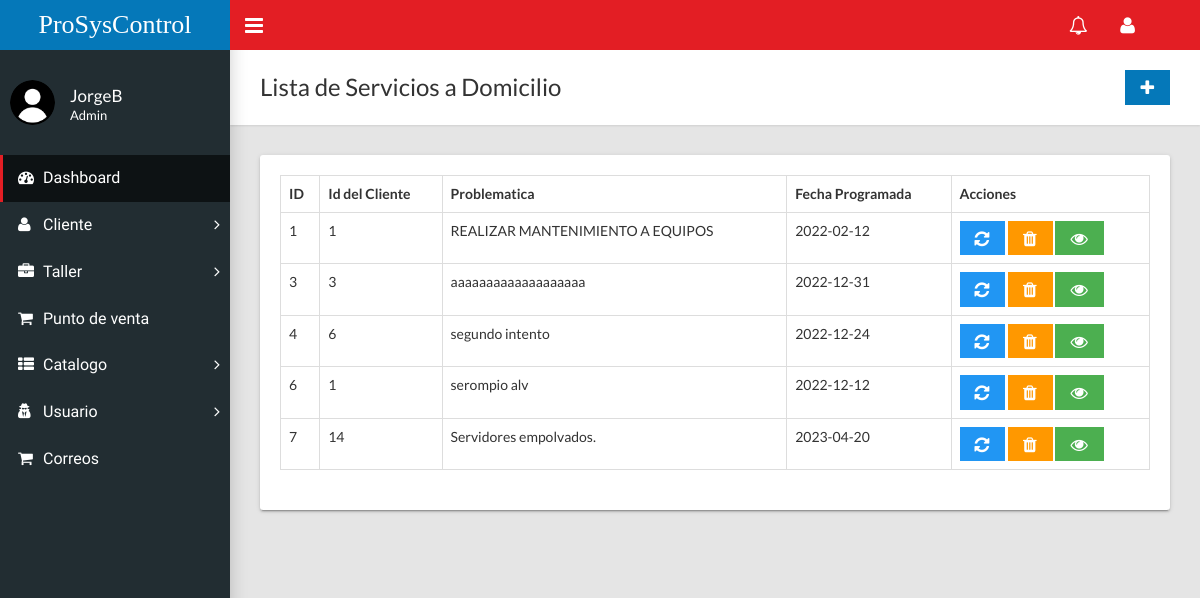
The app's page /home.php?c=domicilio (signed in), older data.
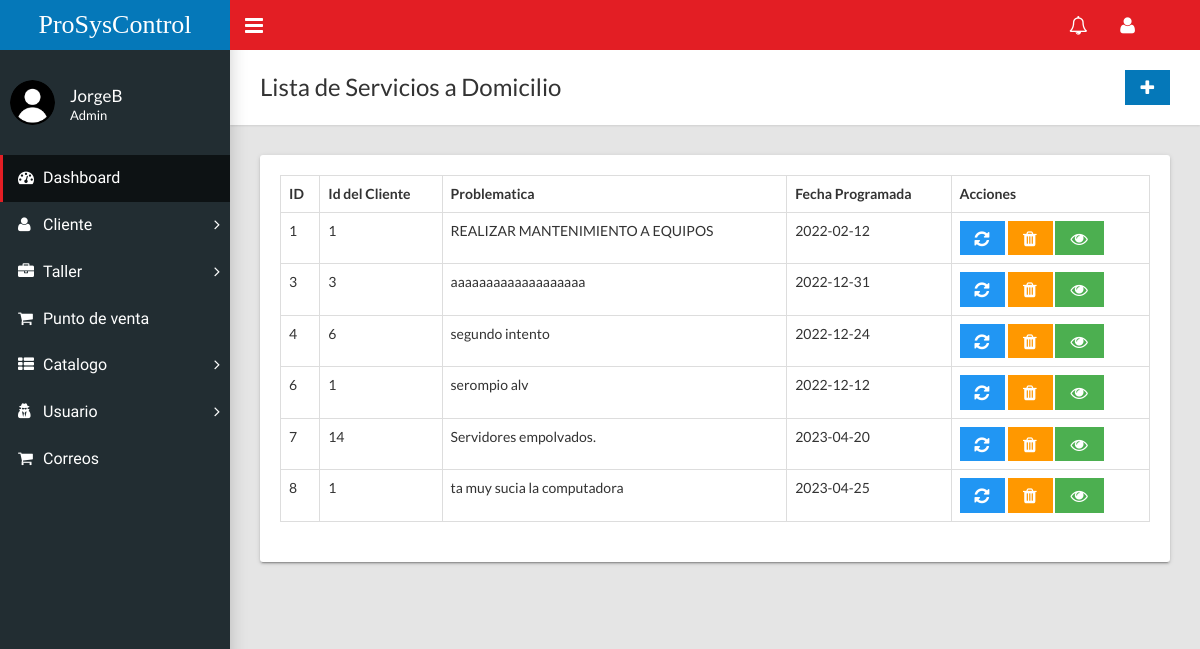
The same page, newer data.
### tables this page shows
CREATE TABLE `domicilio` (
  `id` int(11) NOT NULL,
  `id_Cliente` int(11) NOT NULL,
  `problematica` varchar(200) NOT NULL,
  `observaciones` varchar(200) NOT NULL,
  `fechaProgramada` date NOT NULL,
  `presupuesto` float NOT NULL,
  `costoTotal` float NOT NULL,
  `horaInicio` time NOT NULL,
  `horaFinal` time NOT NULL,
  `horasRealizadas` int(11) NOT NULL
);

### controladores/domicilio.controlador.php (called while the page is built, shortened)
<?php
require_once "modelos/domicilio.php";
class DomicilioControlador{
    public function __CONSTRUCT(){
        $this->modelo = new Domicilio;
    }
    public function Inicio(){
        require_once "vistas/encabezado.php";
        require_once "vistas/domicilio/index.php";
        require_once "vistas/pie.php";
    }
}

### modelos/database.php (called while the page is built, shortened)
<?php
class Database{
    public static function Conectar(){
        try{
            $conexion = new PDO("mysql:host=".self::servidor.";dbname=".self::nombrebd.";charset=utf8", self::usuariobd,
            self::clave);
            $conexion -> setAttribute(PDO::ATTR_ERRMODE, PDO::ERRMODE_EXCEPTION);
            return $conexion;
        }catch(PDOException $e){
            return "Fallo " .$e->getMessage();
        }
    }
}

### modelos/domicilio.php (called while the page is built, shortened)
<?php
class Domicilio{
    public function __CONSTRUCT(){
        $this->pdo = Database::Conectar();
    }
    public function Listar(){
        try{
            $consulta = $this->pdo->prepare("SELECT * FROM domicilio;");
            $consulta->execute();
            return $consulta->fetchAll(PDO::FETCH_OBJ);
        }catch(Exception $excepcion){
            die($excepcion->getMessage());
        }
    }
}

### vistas/domicilio/index.php (the view)
<div class="content-wrapper">
        <div class="page-title">
          <div>
            <h1>Lista de Servicios a Domicilio</h1>
          </div>
          <div><a class="btn btn-primary btn-flat" href="?c=domicilio&a=FormCrear"><i class="fa fa-lg fa-plus"></i></a></div>
        </div>
        <div class="row">
          <div class="col-md-12">
            <div class="card">
              <div class="card-body">
                <div class="table-responsive">
                  <table class="table table-hover table-bordered" role="grid" id="sampleTable">
                    <thead>
                      <tr>
                        <th>ID</th>
                        <th>Id del Cliente</th>
                        <th>Problematica</th>
                        <th>Fecha Programada</th>
                        <?php if($_SESSION['tipoUsuario']!='Secretario'){?> <th>Acciones</th> <?php } ?>
                      </tr>
                    </thead>
                    <tbody>
                      <?php foreach($this->modelo->Listar() as $domicilioSQL):?>
                        <tr>
                          <td><?=$domicilioSQL->id?></td>
                          <td><?=$domicilioSQL->id_Cliente?></td>
                          <td><?=$domicilioSQL->problematica?></td>
                          <td><?=$domicilioSQL->fechaProgramada?></td>
                          <?php if($_SESSION['tipoUsuario']!='Secretario'){?>
                          <td><a class="btn btn-info btn-flat" href="?c=domicilio&a=FormModificar&id=<?=$domicilioSQL->id?>"><i class="fa fa-lg fa-refresh"></i></a>
                              <a class="btn btn-warning btn-flat" onclick = "return confirm('¿Realmente desea eliminar?')" href="?c=domicilio&a=Borrar&id=<?=$domicilioSQL->id?>"><i class="fa fa-lg fa-trash"></i></a>
                          <?php }?>
                              <a class="btn btn-success btn-flat" href="?c=domicilio&a=FormConsultar&id=<?=$domicilioSQL->id?>"><i class="fa fa-lg fa-eye"></i></a></td>
                        </tr>
                        <?php endforeach;?>
                    </tbody>
                  </table>
                </div>
              </div>
            </div>
          </div>
        </div>
      </div>

### home.php (shortened to what this page needs)
<?php
require_once "modelos/database.php";
if(isset($_SESSION['usuario'])){
    if(!isset($_GET['c'])){
        require_once "controladores/inicio.controlador.php";
        $controlador = new InicioControlador();
        call_user_func(array($controlador, "Inicio"));
    }else{
        $controlador = new $controlador;
        $accion = isset($_GET['a']) ? $_GET['a'] : "Inicio";
        call_user_func(array($controlador, $accion));
    }
}
else{ include("index.php");$this->sweet_alerts("Sesion no iniciada");}

### vistas/encabezado.php (shortened to what this page needs)
<!DOCTYPE html>
<html>
  <head>
    <link rel="stylesheet" type="text/css" href="assets/css/main.css">
    <link href='https://unpkg.com/boxicons@2.1.4/css/boxicons.min.css' rel='stylesheet'>
    <?php
    require_once "modelos/database.php";
    $usuario = $_SESSION['usuario'];
    ?>
  </head>
  <body class="sidebar-mini fixed">
    <div class="wrapper">
      <header class="main-header hidden-print"><a class="logo" href="home.php">ProSysControl </a>
        <nav class="navbar navbar-static-top">
          <a class="sidebar-toggle" href="#" data-toggle="offcanvas"></a>
          <div class="navbar-custom-menu">
            <ul class="top-nav">
              <li class="dropdown notification-menu"><a class="dropdown-toggle" href="#" data-toggle="dropdown" aria-expanded="false"><i class="fa fa-bell-o fa-lg"></i></a>
              </li>
              <li class="dropdown"><a class="dropdown-toggle" href="#" data-toggle="dropdown" role="button" aria-haspopup="true" aria-expanded="false"><i class="fa fa-user fa-lg"></i></a>
              </li>
            </ul>
          </div>
        </nav>
      </header>
      <aside class="main-sidebar hidden-print">
        <section class="sidebar">
          <div class="user-panel">
            <div class="pull-left image"><img class="img-circle" src="assets/css/usuario.png" alt="User Image"></div>
            <div class="pull-left info">
              <p><?php echo($usuario)?></p>
              <p class="designation"><?php echo($_SESSION['tipoUsuario'])?></p>
            </div>
          </div>
          <ul class="sidebar-menu">
            <li class="active"><a href="home.php"><i class="fa fa-dashboard"></i><span>Dashboard</span></a></li>
            <li class="treeview"><a href="#"><i class="fa fa-user"></i><span>Cliente</span><i class="fa fa-angle-right"></i></a>
            </li>
            <li class="treeview"><a href="#"><i class="fa fa-briefcase"></i><span>Taller</span><i class="fa fa-angle-right"></i></a>
            </li>
            <?php if($_SESSION['tipoUsuario']!='Tecnico'){?>
            <li><a href="#"><i class="fa fa-shopping-cart"></i><span>Punto de venta</span></a></li>
            <li class="treeview"><a href="#"><i class="fa fa-th-list"></i><span>Catalogo</span><i class="fa fa-angle-right"></i></a>
            </li>
            <?php }?>
            <?php if($_SESSION['tipoUsuario']!='Tecnico'){?>
            <li class="treeview"><a href="#"><i class="fa fa-user-secret"></i><span>Usuario</span><i class="fa fa-angle-right"></i></a>
            </li>
            <li><a href="?c=herramientas"><i class="fa fa-shopping-cart"></i><span>Correos</span></a></li>
            <?php }?>
          </ul>
        </section>
      </aside>

### vistas/pie.php (shortened to what this page needs)
  </body>
</html>

Row changes from the older to the newer data that the page shows:
added domicilio: id "8", id_Cliente "1", problematica "ta muy sucia la computadora", fechaProgramada "2023-04-25"
